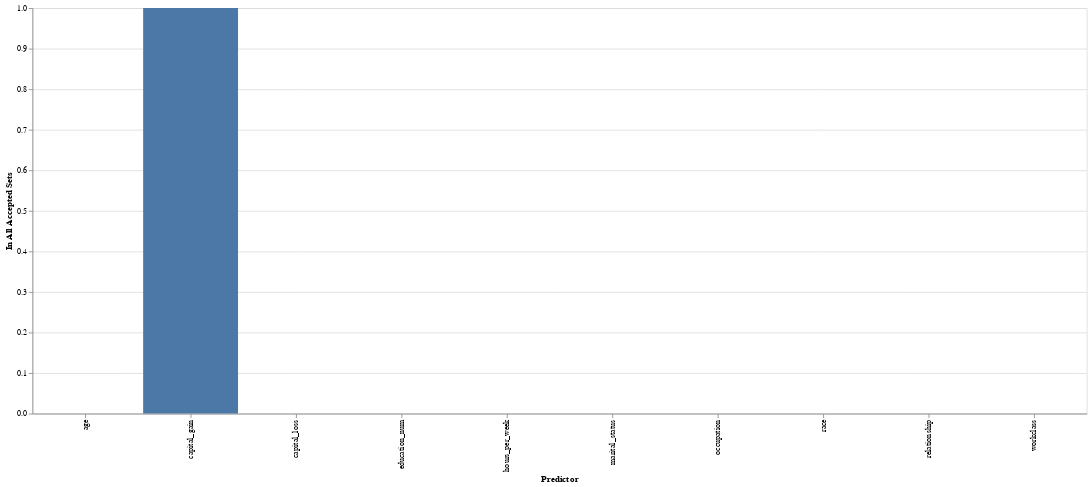

This figure's notebook cell:
### Markdown cell above
## Graphs

Now, let us plot the USA capital gainers results.  There are not any confidence intervals for Julia nonlinear IPC yet.  The higher the count of an accepted predictor (X column), the stronger is the predictor for invariant causation

### Code cell
barPlotICPCasualPredictors( rUSAForest.X, rUSAForest.casualPredictors, 1300)

### Figure 1 — Vega-Lite specification as saved in the notebook (floating-point values rounded to 4 significant figures)
{"data": {"values": [{"x": "age", "y": 0}, {"x": "education_num", "y": 0}, {"x": "capital_gain", "y": 1}, {"x": "capital_loss", "y": 0}, {"x": "hours_per_week", "y": 0}, {"x": "workclass", "y": 0}, {"x": "marital_status", "y": 0}, {"x": "occupation", "y": 0}, {"x": "relationship", "y": 0}, {"x": "race", "y": 0}]}, "encoding": {"x": {"axis": {"title": "Predictor"}, "field": "x", "title": null, "type": "nominal"}, "y": {"axis": {"title": "In All Accepted Sets"}, "field": "y", "title": null, "type": "quantitative"}}, "height": 500, "mark": "bar", "width": 1300}
